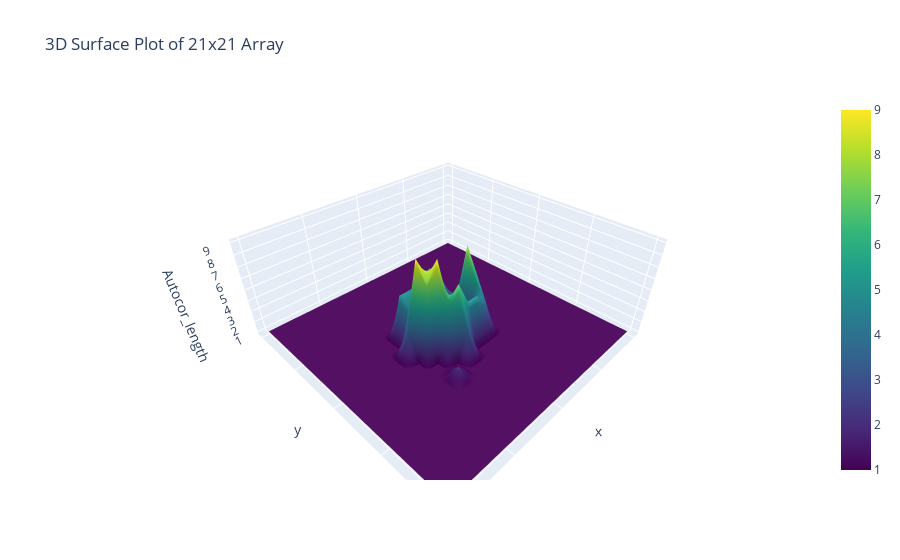

Notebook cell for this chart:
### Code cell
import plotly.graph_objects as go

img = df['Autocor_length'][187]
plt.figure(figsize = (6, 6))
plt.imshow(img)
plt.xticks([])
plt.yticks([])
plt.colorbar()
plt.show()


# Create X and Y indices
x = np.arange(img.shape[0])
y = np.arange(img.shape[1])
x, y = np.meshgrid(x, y)

# Create the 3D surface plot
fig = go.Figure(data=[go.Surface(z=img, x=x, y=y, colorscale='Viridis')])

# Add labels and title
fig.update_layout(
    title='3D Surface Plot of 21x21 Array',
    scene=dict(
        xaxis=dict(showticklabels=False),
        yaxis=dict(showticklabels=False),
        zaxis=dict(title='Autocor_length')
    )
)

# Show the plot
fig.show()

### Figure 1 — Plotly figure (JSON) as saved in the notebook; plotly's stock layout.template omitted (floating-point values rounded to 4 significant figures; data arrays with more than 128 entries replaced by an {"elided": "..."} marker saying what was removed)
{"data": [{"colorscale": [[0, "#440154"], [0.1111, "#482878"], [0.2222, "#3e4989"], [0.3333, "#31688e"], [0.4444, "#26828e"], [0.5556, "#1f9e89"], [0.6667, "#35b779"], [0.7778, "#6ece58"], [0.8889, "#b5de2b"], [1, "#fde725"]], "type": "surface", "x": {"elided": "21x21 int values"}, "y": {"elided": "21x21 int values"}, "z": {"elided": "21x21 int values"}}], "layout": {"scene": {"xaxis": {"showticklabels": false}, "yaxis": {"showticklabels": false}, "zaxis": {"title": {"text": "Autocor_length"}}}, "title": {"text": "3D Surface Plot of 21x21 Array"}}}
